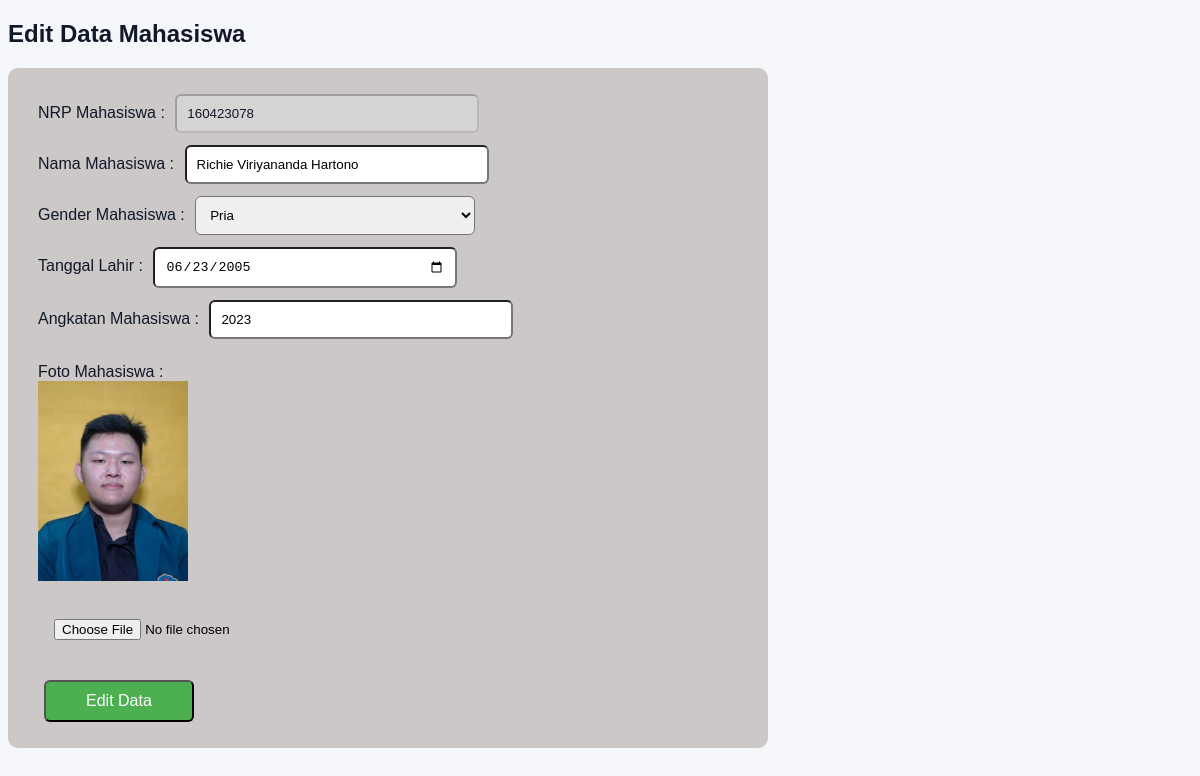
/edit_data_mahasiswa.php?nrp=160423078, run on the app's committed database.
### tables this page shows
CREATE TABLE `mahasiswa` (
  `nrp` char(9) NOT NULL,
  `nama` varchar(45) DEFAULT NULL,
  `gender` enum('Pria','Wanita') DEFAULT NULL,
  `tanggal_lahir` date DEFAULT NULL,
  `angkatan` year(4) DEFAULT NULL,
  `foto_extention` varchar(4) DEFAULT NULL,
  PRIMARY KEY (`nrp`)
);

### Class/parent.php (called while the page is built, shortened)
<?php
class orangtua
{
    public function __construct()
    {
        $this->mysqli =
            new mysqli(SERVER_NAME, USER_NAME, PASSWORD, DB_NAME);
    }
}

### Class/mahasiswa.php (called while the page is built, shortened)
<?php
require_once("parent.php");
class mahasiswa extends orangtua
{
    public function getMahasiswaByNRP($nrp)
    {
        $sql = "SELECT * FROM mahasiswa WHERE nrp = ?";
        $stmt = $this->mysqli->prepare($sql);
        $stmt->bind_param("s", $nrp);
        $stmt->execute();
        return $stmt->get_result();
    }
}

### edit_data_mahasiswa.php (the view, shortened to what this page needs)
<?php
require_once("class/mahasiswa.php");
$nrp_mahasiswa = $_GET['nrp'];
$mhs = new mahasiswa();
$result = $mhs->getMahasiswaByNRP($nrp_mahasiswa);
$row = $result->fetch_assoc();
?>
<!DOCTYPE html>
<html lang="en">
<head>
    <link rel="stylesheet" href="theme.css">
</head>
<body>
    <h2>Edit Data Mahasiswa</h2>
    <?php if ($row): ?>
        <form method="POST" action="edit_data_mahasiswa_proses.php" enctype="multipart/form-data">
            <label>NRP Mahasiswa :</label>
            <input id="nrp" type="text" value="<?= $row['nrp']; ?>" disabled>
            <br>
            <label>Nama Mahasiswa :</label>
            <input type="text" name="txtNama" value="<?= $row['nama']; ?>">
            <br>
            <label>Gender Mahasiswa :</label>
            <select name="genderMhs">
                <option value="Pria" <?= ($row['gender'] == 'Pria') ? 'selected' : ''; ?>>Pria</option>
            </select>
            <br>
            <label>Tanggal Lahir :</label>
            <input type="date" name="txtTanggalLahir" value="<?= $row['tanggal_lahir']; ?>">
            <br>
            <label>Angkatan Mahasiswa :</label>
            <input type="text" name="txtAngkatan" value="<?= $row['angkatan']; ?>">
            <br><br>
            <label>Foto Mahasiswa :</label><br>
            <img src="foto_mahasiswa/<?= $row['nrp'] . '.' . $row['foto_extention']; ?>"><br><br>
            <input type="file" name="fotoBaru" accept="image/jpeg, image/png">
            <br><br>
            <button type="submit" name="btnEdit" class="btnEdit">Edit Data</button>
        </form>
    <?php else: ?>
        <p>Data tidak ditemukan.</p>
    <?php endif; ?>
</body>
</html>

### theme.css (style rules this page uses)
@media (prefers-color-scheme: light) { :root { --bg-color: #f4f6f9; --form-bg: #ccc8c8; --input-bg: #ffffff; --border-color: #000000; --text-primary: #111827; --text-secondary: #374151; --text-error: #dc2626; --btn-bg: #4caf50; --btn-hover: #45a049; --shadow: #000000; } }
body { background: var(--bg-color); }

### edit_data_mahasiswa.php (style rules this page uses)
body { background: var(--bg-color); font-family: Arial; }
form { background: var(--form-bg); padding: 20px 30px; border-radius: 10px; width: 700px; }
h2, label, p { margin-bottom: 20px; color: var(--text-primary); }
img { width: 150px; height: 200px; }
input, select { border-radius: 6px; padding: 10px; margin: 6px; width: 40%; }
.btnEdit { background: #4CAF50; color: white; padding: 10px 40px; border-radius: 6px; margin: 6px; font-size: 16px; }
#nrp { color: var(--text-primary); }

### data on the page
mahasiswa: nrp "160423078", txtNama "Richie Viriyananda Hartono", genderMhs "Pria", txtTanggalLahir "06/23/2005", txtAngkatan "2023", nrp (picture)
